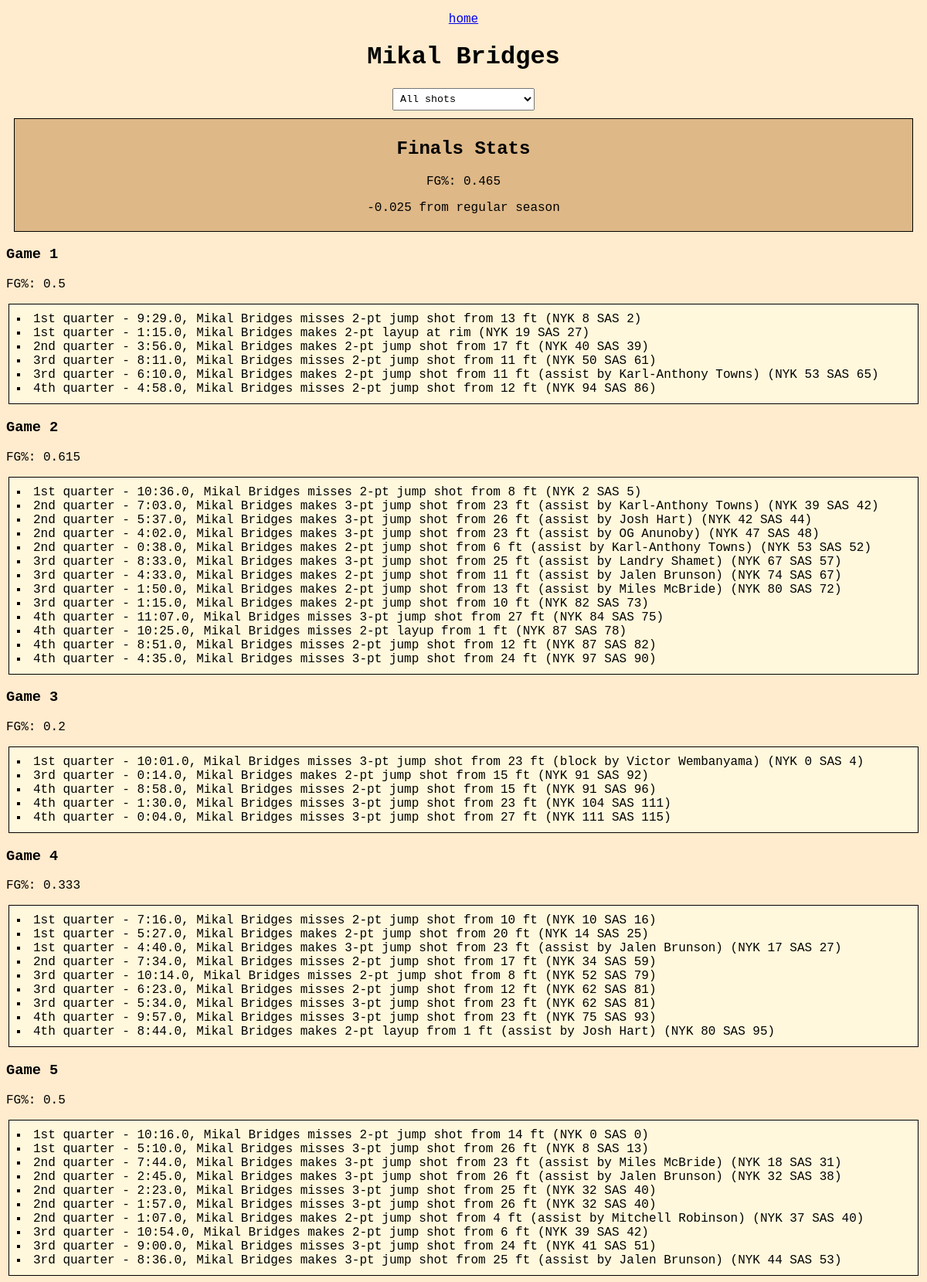
/bridgmi01, run on the app's committed database.
### tables this page shows
CREATE TABLE knicksreg (
	"Rk" BIGINT, 
	"Player" TEXT, 
	"WS" FLOAT, 
	"Season" TEXT, 
	"Age" BIGINT, 
	"Team" TEXT, 
	"G" BIGINT, 
	"GS" BIGINT, 
	"AS" BIGINT, 
	"MP" FLOAT, 
	"FG" FLOAT, 
	"FGA" FLOAT, 
	"2P" FLOAT, 
	"2PA" FLOAT, 
	"3P" FLOAT, 
	"3PA" FLOAT, 
	"FT" FLOAT, 
	"FTA" FLOAT, 
	"ORB" FLOAT, 
	"DRB" FLOAT, 
	"TRB" FLOAT, 
	"AST" FLOAT, 
	"STL" FLOAT, 
	"BLK" FLOAT, 
	"TOV" FLOAT, 
	"PF" FLOAT, 
	"PTS" FLOAT, 
	"FG%" FLOAT, 
	"2P%" FLOAT, 
	"3P%" FLOAT, 
	"FT%" FLOAT, 
	"TS%" FLOAT, 
	"eFG%" FLOAT, 
	"Pos" TEXT, 
	"Playeradditional" TEXT
);

CREATE TABLE knicks (
	"Rk" BIGINT, 
	"Player" TEXT, 
	"Date" TEXT, 
	"Tm" TEXT, 
	" " TEXT, 
	"Opp" TEXT, 
	" .1" TEXT, 
	"Qtr" TEXT, 
	"Time" TEXT, 
	"Result" TEXT, 
	"Description" TEXT, 
	"Playeradditional" TEXT
);

### app.py (the view)
@app.route("/<playerid>")
def playerid(playerid):
    connection = sqlite3.connect('data.db')
    term = connection.cursor()
    allshots = []
    allmakes = [0,0,0,0,0]
    allmisses = [0,0,0,0,0]
    fgpercent = [0,0,0,0,0]
    term.execute("SELECT * FROM KNICKS WHERE Playeradditional = '" + playerid + "'")
    for row in term.fetchall():
        if "make" in row[10]:
            match row[2]:
                case "2026-06-03":
                    allmakes[0] += 1
                case "2026-06-05":
                    allmakes[1] += 1
                case "2026-06-08":
                    allmakes[2] += 1
                case "2026-06-10":
                    allmakes[3] += 1
                case "2026-06-13":
                    allmakes[4] += 1
        else:
            match row[2]:
                case "2026-06-03":
                    allmisses[0] += 1
                case "2026-06-05":
                    allmisses[1] += 1
                case "2026-06-08":
                    allmisses[2] += 1
                case "2026-06-10":
                    allmisses[3] += 1
                case "2026-06-13":
                    allmisses[4] += 1
        allshots.append(row)
    for i in range(5):
        if (allmakes[i] + allmisses[i]) == 0:
            fgpercent[i] = 0
        else:
            fgpercent[i] = round(allmakes[i] / (allmakes[i] + allmisses[i]), 3)
    term.execute("SELECT * FROM KNICKSREG WHERE Playeradditional = '" + playerid + "'")
    playerstats =  term.fetchone()
    connection.commit()
    connection.close()
    return render_template('player_id.html.jinja', allshots=allshots, url=1, playerstats = playerstats, makes=allmakes, misses=allmisses, percent = fgpercent, playerid=playerid)

### templates/player_id.html.jinja (shortened to what this page needs)
<!DOCTYPE html>
<html lang="en">
<body>
    <p class = "center"><a href = "/">home</a></p>
    <h1>{{ playerstats[1] }}</h1>
    {% set allmakes = makes | sum %}
    {% set allmisses = misses | sum %}
    {% if (allmakes + allmisses) == 0 %}
        {% set shootingpercent = 0 %}
    {% else %}
        {% set shootingpercent = (allmakes / (allmakes + allmisses)) | round(3) %}
    {% endif %}
    {% if url == 1 %}
        <div class = "selectcontainer">
            <select id = "shotschoice" onchange = "reloadShots()">
                <option selected value = "all">All shots</option>
            </select>
        </div>
        <div class = "statsborder">
            <h2 class = "center">Finals Stats</h2>
            <p class = "center">FG%: {{ shootingpercent }}</p>
            {% if (((shootingpercent - playerstats[27]) | round(3)) > 0) %}
                <p class = "center">+{{ (shootingpercent - playerstats[27]) | round(3) }} from regular season</p>
            {% else %}
                <p class = "center">{{ (shootingpercent - playerstats[27]) | round(3) }} from regular season</p>
            {% endif %}
        </div>
    {% endif %}
    <h3>Game 1</h3>
    {% if url == 1 %}
        <p>FG%: {{ percent[0] }}</p>
    {% elif url == 2 %}
        <p>2-pt FG%: {{ percent[0] }}</p>
    {% else %}
        <p>3-pt FG%: {{ percent[0] }}</p>
    {% endif %}
    <ul id = "g1">
        {% for item in allshots %}
            {% if item[2] == "2026-06-03"%}
                <li>{{ item[7] }} quarter - {{ item[8] }}, {{ item[10] }}</li>
            {% endif %}
        {% endfor %}
    </ul>
    <h3>Game 2</h3>
    {% if url == 1 %}
        <p>FG%: {{ percent[1] }}</p>
    {% elif url == 2 %}
        <p>2-pt FG%: {{ percent[1] }}</p>
    {% else %}
        <p>3-pt FG%: {{ percent[1] }}</p>
    {% endif %}
    <ul id = "g2">
        {% for item in allshots %}
            {% if item[2] == "2026-06-05"%}
                <li>{{ item[7] }} quarter - {{ item[8] }}, {{ item[10] }}</li>
            {% endif %}
        {% endfor %}
    </ul>
    <h3>Game 3</h3>
    {% if url == 1 %}
        <p>FG%: {{ percent[2] }}</p>
    {% elif url == 2 %}
        <p>2-pt FG%: {{ percent[2] }}</p>
    {% else %}
        <p>3-pt FG%: {{ percent[2] }}</p>
    {% endif %}
    <ul id = "g3">
        {% for item in allshots %}
            {% if item[2] == "2026-06-08"%}
                <li>{{ item[7] }} quarter - {{ item[8] }}, {{ item[10] }}</li>
            {% endif %}
        {% endfor %}
    </ul>
    <h3>Game 4</h3>
    {% if url == 1 %}
        <p>FG%: {{ percent[3] }}</p>
    {% elif url == 2 %}
        <p>2-pt FG%: {{ percent[3] }}</p>
    {% else %}
        <p>3-pt FG%: {{ percent[3] }}</p>
    {% endif %}
    <ul id = "g4">
        {% for item in allshots %}
            {% if item[2] == "2026-06-10"%}
                <li>{{ item[7] }} quarter - {{ item[8] }}, {{ item[10] }}</li>
            {% endif %}
        {% endfor %}
    </ul>
    <h3>Game 5</h3>
    {% if url == 1 %}
        <p>FG%: {{ percent[4] }}</p>
    {% elif url == 2 %}
        <p>2-pt FG%: {{ percent[4] }}</p>
    {% else %}
        <p>3-pt FG%: {{ percent[4] }}</p>
    {% endif %}
    <ul id = "g5">
        {% for item in allshots %}
            {% if item[2] == "2026-06-13"%}
                <li>{{ item[7] }} quarter - {{ item[8] }}, {{ item[10] }}</li>
            {% endif %}
        {% endfor %}
    </ul>
</body>
</html>

### templates/player_id.html.jinja (style rules this page uses)
body { background-color: blanchedalmond; }
h2, h3 { font-family: 'Courier New', Courier, monospace; }
h1 { font-family: 'Courier New', Courier, monospace; text-align: center; }
p { font-family: 'Courier New', Courier, monospace; }
ul { list-style-type: square; border: 1px solid black; margin: 3px; padding: 10px; list-style-position: inside; background-color:cornsilk; }
li { font-family: 'Courier New', Courier, monospace; }
select { padding: 5px; font-family: 'Courier New', Courier, monospace; }
.selectcontainer { display: flex; justify-content: center; align-items: center; }
.center { text-align: center; }
.statsborder { border: 1px solid black; background-color: burlywood; padding: 5px; margin: 10px; }

### data on the page
knicksreg: Player "Mikal Bridges", (shootingpercent-playerstats[27])|round(3) "-0.025"
knicks: Qtr "1st", Time "9:29.0", Description "Mikal Bridges misses 2-pt jump shot from 13 ft (NYK 8 SAS 2)"
knicks: Qtr "1st", Time "1:15.0", Description "Mikal Bridges makes 2-pt layup at rim (NYK 19 SAS 27)"
knicks: Qtr "2nd", Time "3:56.0", Description "Mikal Bridges makes 2-pt jump shot from 17 ft (NYK 40 SAS 39)"
knicks: Qtr "3rd", Time "8:11.0", Description "Mikal Bridges misses 2-pt jump shot from 11 ft (NYK 50 SAS 61)"
knicks: Qtr "3rd", Time "6:10.0", Description "Mikal Bridges makes 2-pt jump shot from 11 ft (assist by Karl-Anthony Towns) (NYK 53 SAS 65)"
knicks: Qtr "4th", Time "4:58.0", Description "Mikal Bridges misses 2-pt jump shot from 12 ft (NYK 94 SAS 86)"
knicks: Qtr "1st", Time "10:36.0", Description "Mikal Bridges misses 2-pt jump shot from 8 ft (NYK 2 SAS 5)"
knicks: Qtr "2nd", Time "7:03.0", Description "Mikal Bridges makes 3-pt jump shot from 23 ft (assist by Karl-Anthony Towns) (NYK 39 SAS 42)"
knicks: Qtr "2nd", Time "5:37.0", Description "Mikal Bridges makes 3-pt jump shot from 26 ft (assist by Josh Hart) (NYK 42 SAS 44)"
knicks: Qtr "2nd", Time "4:02.0", Description "Mikal Bridges makes 3-pt jump shot from 23 ft (assist by OG Anunoby) (NYK 47 SAS 48)"
knicks: Qtr "2nd", Time "0:38.0", Description "Mikal Bridges makes 2-pt jump shot from 6 ft (assist by Karl-Anthony Towns) (NYK 53 SAS 52)"
knicks: Qtr "3rd", Time "8:33.0", Description "Mikal Bridges makes 3-pt jump shot from 25 ft (assist by Landry Shamet) (NYK 67 SAS 57)"
knicks: Qtr "3rd", Time "4:33.0", Description "Mikal Bridges makes 2-pt jump shot from 11 ft (assist by Jalen Brunson) (NYK 74 SAS 67)"
knicks: Qtr "3rd", Time "1:50.0", Description "Mikal Bridges makes 2-pt jump shot from 13 ft (assist by Miles McBride) (NYK 80 SAS 72)"
knicks: Qtr "3rd", Time "1:15.0", Description "Mikal Bridges makes 2-pt jump shot from 10 ft (NYK 82 SAS 73)"
knicks: Qtr "4th", Time "11:07.0", Description "Mikal Bridges misses 3-pt jump shot from 27 ft (NYK 84 SAS 75)"
knicks: Qtr "4th", Time "10:25.0", Description "Mikal Bridges misses 2-pt layup from 1 ft (NYK 87 SAS 78)"
knicks: Qtr "4th", Time "8:51.0", Description "Mikal Bridges misses 2-pt jump shot from 12 ft (NYK 87 SAS 82)"
knicks: Qtr "4th", Time "4:35.0", Description "Mikal Bridges misses 3-pt jump shot from 24 ft (NYK 97 SAS 90)"
knicks: Qtr "1st", Time "10:01.0", Description "Mikal Bridges misses 3-pt jump shot from 23 ft (block by Victor Wembanyama) (NYK 0 SAS 4)"
knicks: Qtr "3rd", Time "0:14.0", Description "Mikal Bridges makes 2-pt jump shot from 15 ft (NYK 91 SAS 92)"
knicks: Qtr "4th", Time "8:58.0", Description "Mikal Bridges misses 2-pt jump shot from 15 ft (NYK 91 SAS 96)"
knicks: Qtr "4th", Time "1:30.0", Description "Mikal Bridges misses 3-pt jump shot from 23 ft (NYK 104 SAS 111)"
knicks: Qtr "4th", Time "0:04.0", Description "Mikal Bridges misses 3-pt jump shot from 27 ft (NYK 111 SAS 115)"
knicks: Qtr "1st", Time "7:16.0", Description "Mikal Bridges misses 2-pt jump shot from 10 ft (NYK 10 SAS 16)"
knicks: Qtr "1st", Time "5:27.0", Description "Mikal Bridges makes 2-pt jump shot from 20 ft (NYK 14 SAS 25)"
knicks: Qtr "1st", Time "4:40.0", Description "Mikal Bridges makes 3-pt jump shot from 23 ft (assist by Jalen Brunson) (NYK 17 SAS 27)"
knicks: Qtr "2nd", Time "7:34.0", Description "Mikal Bridges misses 2-pt jump shot from 17 ft (NYK 34 SAS 59)"
knicks: Qtr "3rd", Time "10:14.0", Description "Mikal Bridges misses 2-pt jump shot from 8 ft (NYK 52 SAS 79)"
knicks: Qtr "3rd", Time "6:23.0", Description "Mikal Bridges misses 2-pt jump shot from 12 ft (NYK 62 SAS 81)"
knicks: Qtr "3rd", Time "5:34.0", Description "Mikal Bridges misses 3-pt jump shot from 23 ft (NYK 62 SAS 81)"
knicks: Qtr "4th", Time "9:57.0", Description "Mikal Bridges misses 3-pt jump shot from 23 ft (NYK 75 SAS 93)"
knicks: Qtr "4th", Time "8:44.0", Description "Mikal Bridges makes 2-pt layup from 1 ft (assist by Josh Hart) (NYK 80 SAS 95)"
knicks: Qtr "1st", Time "10:16.0", Description "Mikal Bridges misses 2-pt jump shot from 14 ft (NYK 0 SAS 0)"
knicks: Qtr "1st", Time "5:10.0", Description "Mikal Bridges misses 3-pt jump shot from 26 ft (NYK 8 SAS 13)"
knicks: Qtr "2nd", Time "7:44.0", Description "Mikal Bridges makes 3-pt jump shot from 23 ft (assist by Miles McBride) (NYK 18 SAS 31)"
knicks: Qtr "2nd", Time "2:45.0", Description "Mikal Bridges makes 3-pt jump shot from 26 ft (assist by Jalen Brunson) (NYK 32 SAS 38)"
knicks: Qtr "2nd", Time "2:23.0", Description "Mikal Bridges misses 3-pt jump shot from 25 ft (NYK 32 SAS 40)"
knicks: Qtr "2nd", Time "1:57.0", Description "Mikal Bridges misses 3-pt jump shot from 26 ft (NYK 32 SAS 40)"
knicks: Qtr "2nd", Time "1:07.0", Description "Mikal Bridges makes 2-pt jump shot from 4 ft (assist by Mitchell Robinson) (NYK 37 SAS 40)"
knicks: Qtr "3rd", Time "10:54.0", Description "Mikal Bridges makes 2-pt jump shot from 6 ft (NYK 39 SAS 42)"
knicks: Qtr "3rd", Time "9:00.0", Description "Mikal Bridges misses 3-pt jump shot from 24 ft (NYK 41 SAS 51)"
knicks: Qtr "3rd", Time "8:36.0", Description "Mikal Bridges makes 3-pt jump shot from 25 ft (assist by Jalen Brunson) (NYK 44 SAS 53)"

### other printed values
{{ shootingpercent }} "0.465"
{{ percent[0] }} "0.5"
{{ percent[1] }} "0.615"
{{ percent[2] }} "0.2"
{{ percent[3] }} "0.333"
{{ percent[4] }} "0.5"
